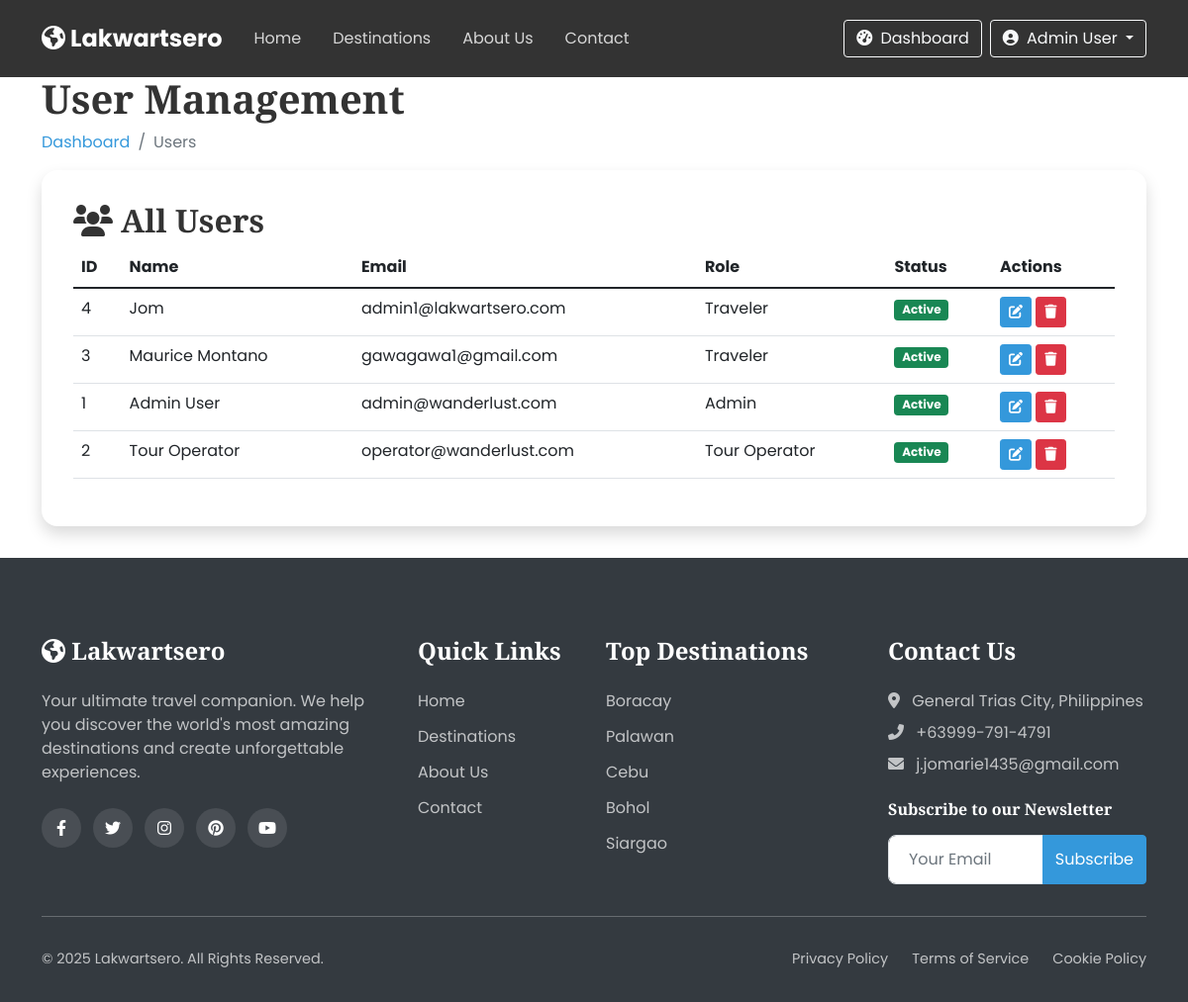
/users.php (signed in), run on the app's committed database.
### tables this page shows
CREATE TABLE `users` (
  `id` int(11) NOT NULL,
  `role_id` int(11) NOT NULL,
  `full_name` varchar(100) NOT NULL,
  `username` varchar(50) NOT NULL,
  `email` varchar(100) NOT NULL,
  `password` varchar(255) NOT NULL,
  `phone` varchar(20) DEFAULT NULL,
  `address` text DEFAULT NULL,
  `profile_img` varchar(255) DEFAULT 'default-user.jpg',
  `created_at` timestamp NOT NULL DEFAULT current_timestamp(),
  `updated_at` timestamp NOT NULL DEFAULT current_timestamp() ON UPDATE current_timestamp(),
  `status` enum('active','inactive','banned') DEFAULT 'active'
);

CREATE TABLE `roles` (
  `id` int(11) NOT NULL,
  `name` varchar(50) NOT NULL,
  `created_at` timestamp NOT NULL DEFAULT current_timestamp()
);

### users.php (the view, shortened to what this page needs)
<?php
include 'includes/header.php';
require_once 'includes/db_connect.php';
$sql = "SELECT u.*, r.name AS role FROM users u JOIN roles r ON u.role_id = r.id ORDER BY u.created_at DESC";
$result = $conn->query($sql);
?>
<section class="dashboard-section">
    <div class="container">
        <div class="dashboard-header" data-aos="fade-up">
            <h1>User Management</h1>
            <nav aria-label="breadcrumb">
                <ol class="breadcrumb">
                    <li class="breadcrumb-item"><a href="admin-dashboard.php">Dashboard</a></li>
                    <li class="breadcrumb-item active">Users</li>
                </ol>
            </nav>
        </div>
        <div class="dashboard-card" data-aos="fade-up">
            <div class="dashboard-card-header">
                <h2><i class="fas fa-users me-2"></i>All Users</h2>
            </div>
            <div class="dashboard-card-body">
                <div class="table-responsive">
                    <table class="table table-hover">
                        <thead>
                            <tr>
                                <th>ID</th>
                                <th>Name</th>
                                <th>Email</th>
                                <th>Role</th>
                                <th>Status</th>
                                <th>Actions</th>
                            </tr>
                        </thead>
                        <tbody>
                            <?php while($user = $result->fetch_assoc()): ?>
                            <tr>
                                <td><?php echo $user['id']; ?></td>
                                <td><?php echo htmlspecialchars($user['full_name']); ?></td>
                                <td><?php echo htmlspecialchars($user['email']); ?></td>
                                <td><?php echo htmlspecialchars($user['role']); ?></td>
                                <td>
                                    <span class="badge bg-<?php echo $user['status'] == 'active' ? 'success' : 'danger'; ?>">
                                        <?php echo ucfirst($user['status']); ?>
                                    </span>
                                </td>
                                <td>
                                    <a href="edit-user.php?id=<?php echo $user['id']; ?>" class="btn btn-sm btn-primary">
                                        <i class="fas fa-edit"></i>
                                    </a>
                                    <a href="users.php?delete_user_id=<?php echo $user['id']; ?>" onclick="return confirm('Are you sure you want to delete this user?');" class="btn btn-sm btn-danger">
                                        <i class="fas fa-trash"></i>
                                    </a>
                                </td>
                            </tr>
                            <?php endwhile; ?>
                        </tbody>
                    </table>
                </div>
            </div>
        </div>
    </div>
</section>
<?php include 'includes/footer.php'; ?>

### css/style.css (style rules this page uses)
:root { --primary-color: #3498db; --secondary-color: #2ecc71; --accent-color: #e74c3c; --text-color: #333; --light-color: #f8f9fa; --dark-color: #343a40; --gray-color: #6c757d; --border-color: #dee2e6; --transition: all 0.3s ease; --box-shadow: 0 0.5rem 1rem rgba(0, 0, 0, 0.15); --section-padding: 5rem 0; }
body { font-family: 'Poppins', sans-serif; color: var(--text-color); background-color: #fff; overflow-x: hidden; }
h1, h2, h3, h4, h5, h6 { font-family: 'Playfair Display', serif; font-weight: 700; }
a { text-decoration: none; color: var(--primary-color); transition: var(--transition); }
.btn-primary { background-color: var(--primary-color); border-color: var(--primary-color); }
.dashboard-card { background-color: #fff; border-radius: 1rem; box-shadow: var(--box-shadow); padding: 2rem; margin-bottom: 2rem; height: 100%; }

### data on the page
users: id "4", full_name "Jom", email "admin1@lakwartsero.com", role.name "Traveler", status "Active"
users: id "3", full_name "Maurice Montano", email "gawagawa1@gmail.com", role.name "Traveler", status "Active"
users: id "1", full_name "Admin User", email "admin@wanderlust.com", role.name "Admin", status "Active"
users: id "2", full_name "Tour Operator", email "operator@wanderlust.com", role.name "Tour Operator", status "Active"

### other printed values
$_SESSION['full_name'] "Admin User"
